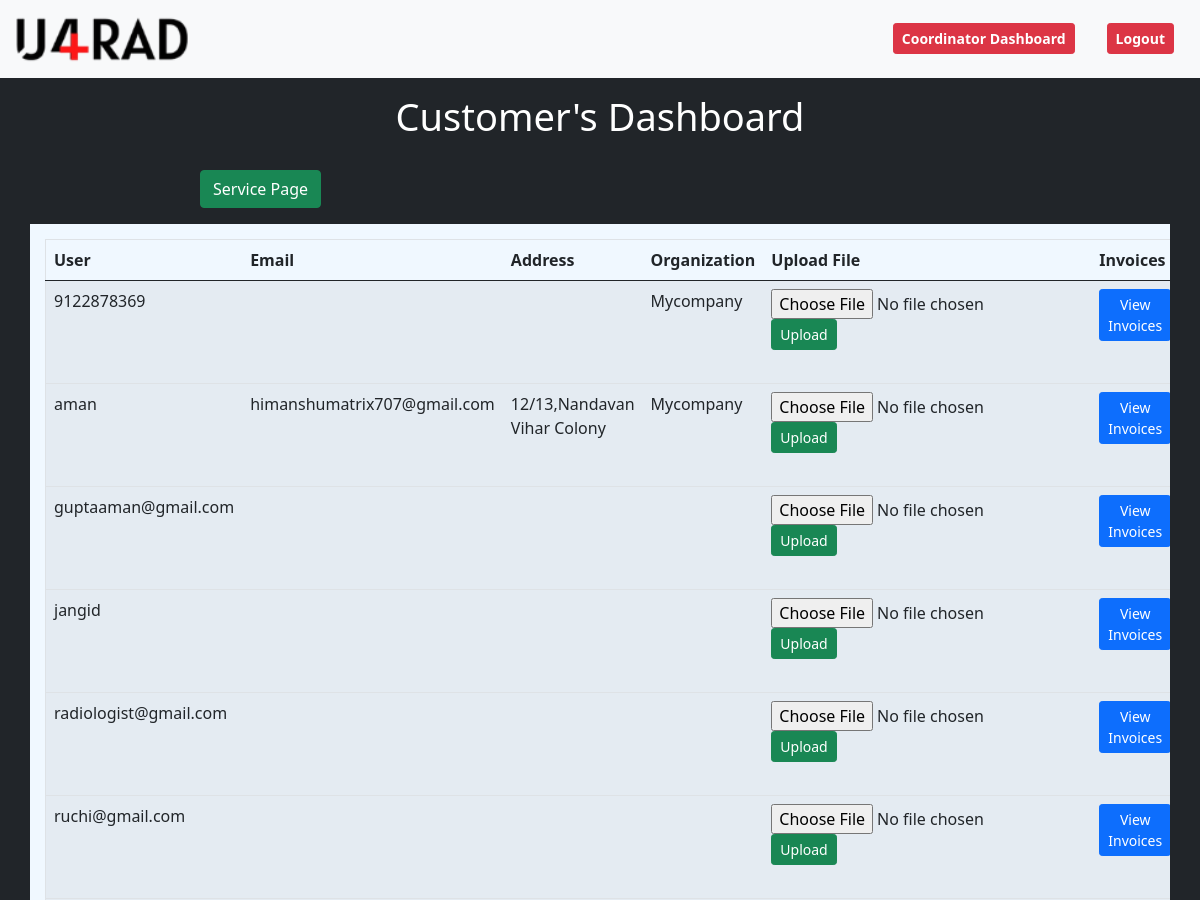
/coordinator_dashboard/ (signed in, upper part), run on an earlier commit of the app's database.
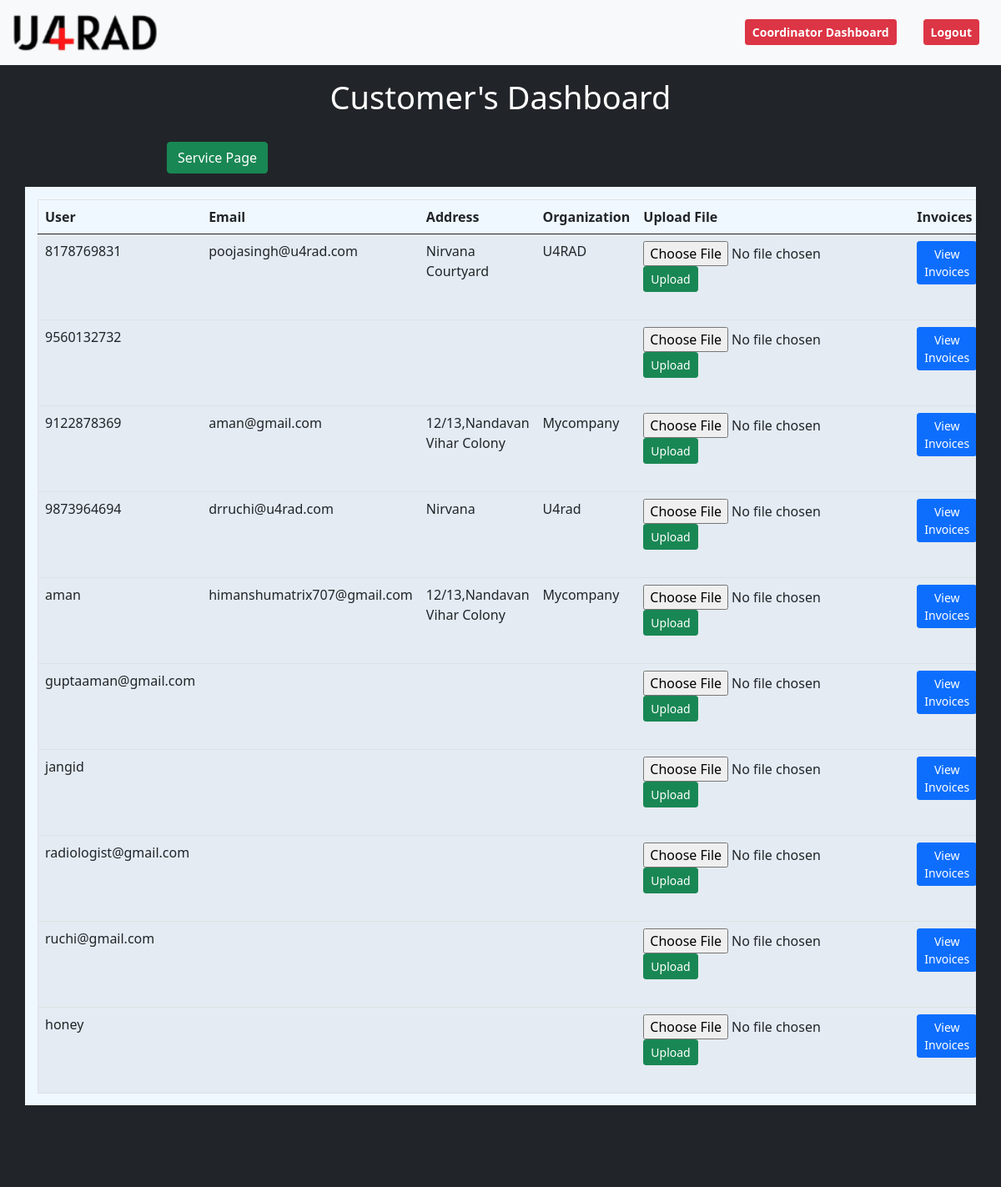
And on a later commit of the database.
### services/models/profile.py (models this page shows)
class Profile(models.Model):
    user = models.OneToOneField(User, on_delete=models.CASCADE)
    email = models.EmailField(blank=True)
    address = models.CharField(max_length=100, blank=True)
    organization = models.CharField(max_length=100, blank=True)

### services/views.py (the view)
# urls.py: path('coordinator_dashboard/', views.coordinator_dashboard, name='coordinator_dashboard'),
@login_required
def coordinator_dashboard(request):
    profiles = Profile.objects.select_related('user').all().order_by('-id')
    cart_items = Cart.objects.select_related('user', 'service').all()
    all_orders = Order.objects.select_related('user').all()
    orders_dict = {}
    for profile in profiles:
        user_orders = all_orders.filter(user=profile.user)
        orders_dict[profile.user.id] = user_orders
    context = {
        'profiles': profiles,
        'cart_items': cart_items,
        'orders_dict': orders_dict,
    }
    return render(request, 'services/coordinator_dashboard.html', context)

### services/templates/services/coordinator_dashboard.html (shortened to what this page needs)
{% extends 'services/base_generic.html' %}
{% block content %}
{% load static %}
<div class="customer-header">
  Customer's Dashboard
</div>
<div>
  <button style="margin-left: 200px;" class="btn btn-success" onclick="window.location.href='{% url 'service_list' %}'">Service Page</button>
</div>
<div class="container mt-10">
  <table class="table table-striped" id="profile-table" border="1">
    <thead>
      <tr>
        <th>User</th>
        <th>Email</th>
        <th>Address</th>
        <th>Organization</th>
        <th>Upload File</th>
        <th>Invoices</th>
      </tr>
    </thead>
    <tbody>
      {% for profile in profiles %}
      <tr>
        <td>{{ profile.user.username }}</td>
        <td>{{ profile.email }}</td>
        <td>{{ profile.address }}</td>
        <td>{{ profile.organization }}</td>
        <td>
            <form id="upload-form-{{ profile.user.id }}" enctype="multipart/form-data">
              <input type="file" name="file" id="file-upload-{{ profile.user.id }}" class="upload-file" placeholder="upload" />
              <button type="button" class="btn btn-sm btn-success" onclick="uploadFile('{{ profile.user.id }}')">Upload</button>
            </form>
        </td>
        <td>
          <button class="btn btn-sm btn-primary" onclick="openInvoicePopUp('{{ profile.user.id }}')">View Invoices</button>
        </td>
      </tr>
      {% endfor %}
    </tbody>
  </table>
</div>
{% endblock %}

What changed in the data, as far as the page shows it:
removed Profile: user.username "9122878369", organization "Mycompany"
added Profile: user.username "8178769831", email "poojasingh@u4rad.com", address "Nirvana Courtyard", organization "U4RAD"
added Profile: user.username "9560132732"
added Profile: user.username "9122878369", email "aman@gmail.com", address "12/13,Nandavan Vihar Colony", organization "Mycompany"
added Profile: user.username "9873964694", email "drruchi@u4rad.com", address "Nirvana", organization "U4rad"
now on this page (row unchanged): Profile: user.username "honey"
